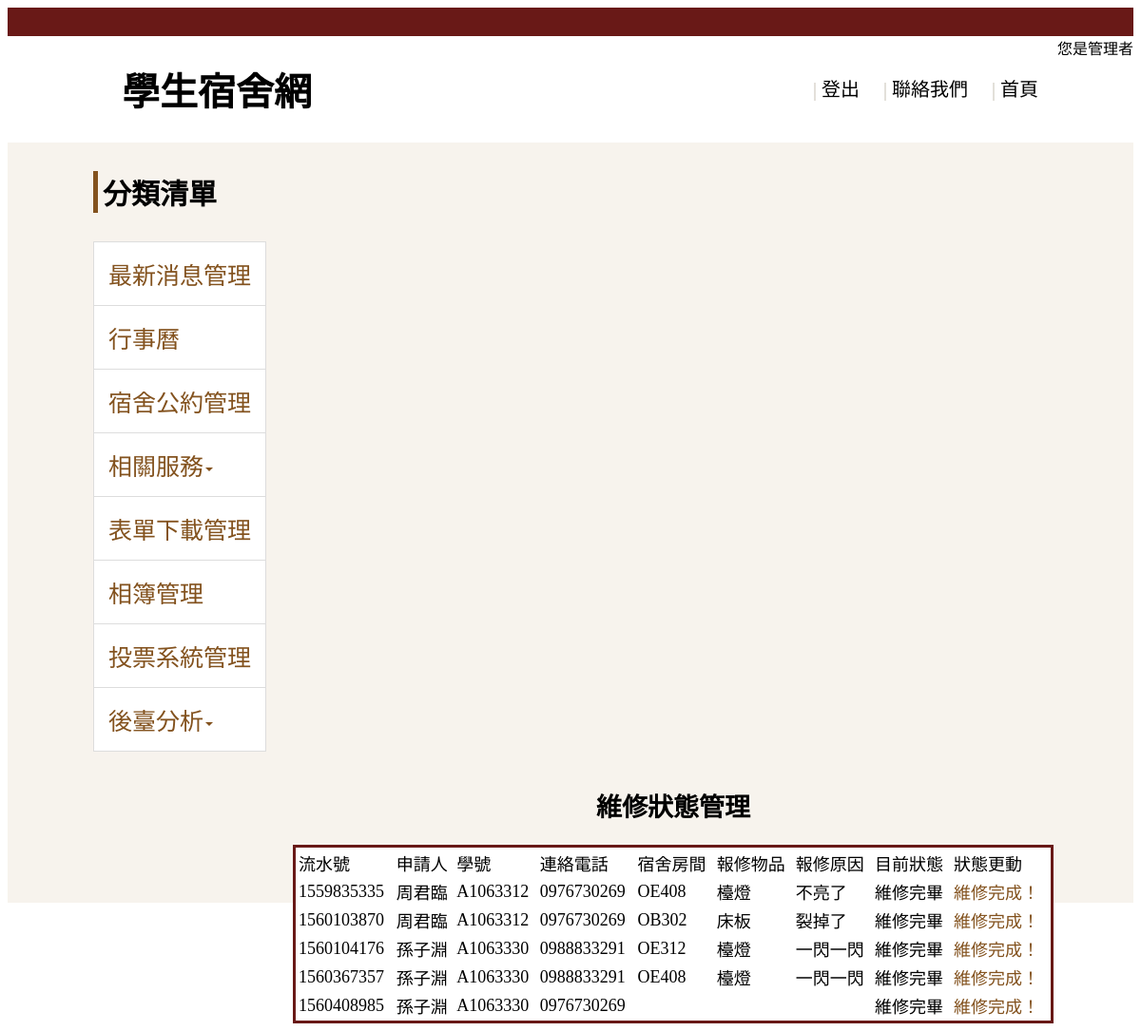
Page /codefile/fixadmin.php (signed in) on the committed database.
### tables this page shows
CREATE TABLE `fix` (
  `number` varchar(255) NOT NULL,
  `name` varchar(255) NOT NULL,
  `ID` varchar(255) NOT NULL,
  `phone` varchar(255) NOT NULL,
  `room` varchar(255) NOT NULL,
  `thing` varchar(255) NOT NULL,
  `reason` varchar(255) NOT NULL,
  `state` int(2) NOT NULL
);

### codefile/fixadmin.php (the view, shortened to what this page needs)
<!DOCTYPE html>
<html lang="en">
<head>
  <link rel="stylesheet" href="fixadmin.css">
</head>
<body>
  <div class="wrap">
    <div class="header">
      <div class="topbar"></div>
      <div class="logo"><h1>學生宿舍網</h1></div>
      <div class="identity"><span>您是管理者</span></div>
      <ul class=headMenu>
        <li><a class="home"href="homer.php">首頁</a></li>
        <li><a class="tell" href="talkr.php">聯絡我們</a></li>
        <li><a class="log" href="logout.php">登出</a></li>
      </ul>
      </div>
      <div class="content">
        <div class="menu">
        <div class="menuh">
          <div class="bf"><h3>分類清單</h3></div>
        </div>
        <ul class=cmenu >
            <li class=List><a href="newsadmin.php">最新消息管理</a></li>
            <li class=List><a href="calendarr.php">行事曆</a></li>
            <li class=List><a href="ruleadmin.php">宿舍公約管理</a></li>
            <li class=List><div class='jjj'><a class=dropdown href="">相關服務<div class="caret"></div></a>
      </div>
          </li>
            <li class=List><a href="downloadadmin.php">表單下載管理</a></li>
            <li class=List><a href="albumadmin.php">相簿管理</a></li>
            <li class=List><a href="voteadmin.php">投票系統管理</a></li>
            <li class=List><div class='jjj'><a class=dropdown href="">後臺分析<div class="caret"></div></a>
</div>
          </li>
        </ul>
        </div>
        <div class="fix">
        <h2>維修狀態管理</h2>
        <?php
    if(!isset($_SESSION['root'])){
        header("location:iliglelogin.php");
    }
    else{
$link=mysqli_connect('localhost','root','j0917510727','php');
$SQL='SELECT * FROM fix ORDER BY number';
?>
<table width="800"class=table frame=void>
<tr><td>流水號</td>
<td>申請人</td>
<td>學號</td>
<td>連絡電話</td>
<td>宿舍房間</td>
<td>報修物品</td>
<td>報修原因</td>
<td>目前狀態</td>
<td>狀態更動</td></tr>
<?php
    if($result=mysqli_query($link,$SQL)){
        while($row=mysqli_fetch_assoc($result)){
            echo '<tr>
                <td>'.$row['number'].'</td>
                <td>'.$row['name'].'</td>
                <td>'.$row['ID'].'</td>
                <td>'.$row['phone'].'</td>
                <td>'.$row['room'].'</td>
                <td>'.$row['thing']."</td>
                <td>".$row['reason']."</td>";
                if($row['state']==0){
                    echo "<td>尚未維修</td>";
                }
                else{
                    echo "<td>維修完畢</td>";
                }
                echo "<td><a href='fixadmin.php?number=".$row['number']."'>維修完成！</a></td>
            </tr>";
        }
    }
?>
</table>
<?php
    }
    ?>
      </div>
      </div>
    </div>
</body>
</html>

### codefile/fixadmin.css (style rules this page uses)
li { margin: 0; padding: 0; display: list-item; text-align: -webkit-match-parent; list-style: none; }
a { color: #83521e; text-decoration: none; outline: none; }
.wrap { min-width: 80%; }
.header .topbar { display: block; background: #691917; height: 30px; }
.content { background-color: #f7f3ed; height: 100vh; }
.logo h1 { float: left; margin-left: 120px; font-size: 40px; font-weight: bold; font-family: 'microsoft yahei'; }
.identity span { float: right; }
.headMenu { float: right; margin-top: 40px; }
.headMenu a { font-size: 20px; color: #000; }
.headMenu a::before { color: #C8C2B6; font-size: 1em; content: "|"; padding: 5px 5px; display: inline-block; }
.headMenu li { float: right; }
.headMenu .tell { margin-left: 20px; margin-right: 20px; }
.headMenu .home { margin-right: 20px; }
.bf h3 { font-size: 30px; font-weight: bold; font-family: 'microsoft yahei'; }
.cmenu { margin-top: 30px; margin-left: 50px; }
.menu { float: left; }
.menuh { border-left: solid 5px #83521e; padding-left: 5px; margin-left: 90px; }
.caret { display: inline-block; width: 0; height: 0; margin-left: 2px; vertical-align: middle; border-top: 4px solid; border-right: 4px solid transparent; border-left: 4px solid transparent; }
.cmenu a { display: block; padding: 15px; font-size: 25px; font-family: 'microsoft yahei'; }
.List { position: relative; display: block; padding: 0; margin-bottom: -1px; background-color: #fff; border: 1px solid #ddd; }
.fix { margin-left: 300px; float: left; font-size: 18px; font-family: 'microsoft yahei' }
.fix h2 { text-align: center; }
.table { background-color:white; color:black; font-family: 'microsoft yahei'; border:3px solid #691917; }

### rows in the picture
fix: number "1559835335", name "周君臨", ID "A1063312", phone "0976730269", room "OE408", thing "檯燈", reason "不亮了", state "維修完畢"
fix: number "1560103870", name "周君臨", ID "A1063312", phone "0976730269", room "OB302", thing "床板", reason "裂掉了", state "維修完畢"
fix: number "1560104176", name "孫子淵", ID "A1063330", phone "0988833291", room "OE312", thing "檯燈", reason "一閃一閃", state "維修完畢"
fix: number "1560367357", name "孫子淵", ID "A1063330", phone "0988833291", room "OE408", thing "檯燈", reason "一閃一閃", state "維修完畢"
fix: number "1560408985", name "孫子淵", ID "A1063330", phone "0976730269", state "維修完畢"
